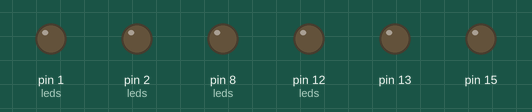
Recording of a sketch running on a simulated Arduino Uno, built with avr-gcc and run on an emulated ATmega328P. On the bench: output pins drawn as LEDs (lit = HIGH).

Above: at 2.1 s.
At 4.36 s:
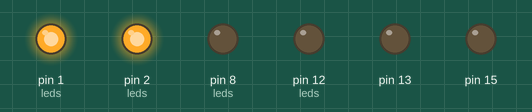
Timing chart, 0 to 7.8 s (numbered marks = the images above):
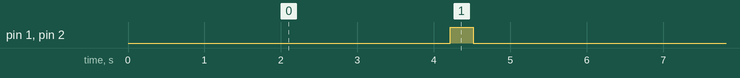

Measured:
- by itself, pin 1 (leds), pin 2 (leds): alternates HIGH for 0.30 s and LOW for 5.7 s
- by itself, everything shown: repeats every 6.0 s, in 5 steps

The sketch:

mcp23017_hello_world.ino
```cpp
#include <Wire.h>
#include "Adafruit_MCP23017.h"

Adafruit_MCP23017 mcp[2];

int leds[4][5] = {
  {3, 4, 5, 6, 7},
  {0, 1, 2, 12, 10},
  {6, 7, 5, 3, 4},
  {10, 9, 11, 8, 12}
};


void setup() {
  mcp[0].begin();
  mcp[1].begin(1);

  for (int j = 0; j < 2; j++) {
    for (int i = 0; i < 16 ; i++) {
      mcp[j].pinMode(i, OUTPUT);
    }
  }
  for (int j = 0; j < 2; j++) {
    for (int i = 0; i < 16 ; i++) {
      mcp[j].digitalWrite(i, LOW);
    }
  }
}
void loop() {
  int index_mcp;

  for(int i = 0 ; i < 4 ; i++) {
    for(int j = 0 ; j < 5; j++) {
      index_mcp = i < 2 ? 0 : 1;
      mcp[index_mcp].digitalWrite(leds[i][j] , HIGH);
      delay(300);
      mcp[index_mcp].digitalWrite(leds[i][j] , LOW);
    }
  }
}
```
